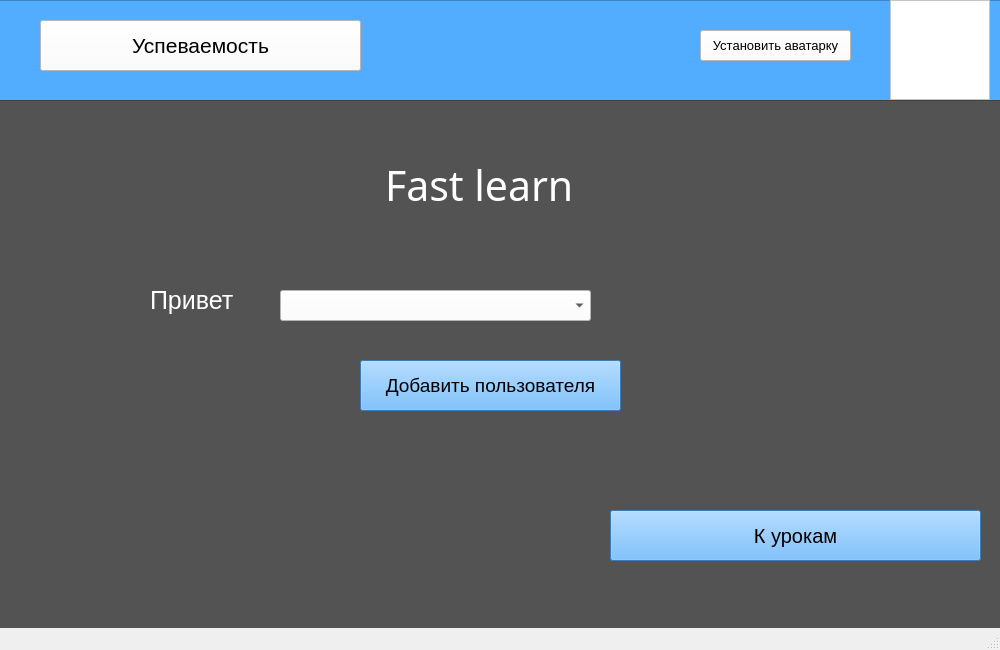
<?xml version="1.0" encoding="UTF-8"?>
<ui version="4.0">
 <class>MainWindow</class>
 <widget class="QMainWindow" name="MainWindow">
  <property name="enabled">
   <bool>true</bool>
  </property>
  <property name="geometry">
   <rect>
    <x>0</x>
    <y>0</y>
    <width>1000</width>
    <height>650</height>
   </rect>
  </property>
  <property name="minimumSize">
   <size>
    <width>1000</width>
    <height>650</height>
   </size>
  </property>
  <property name="maximumSize">
   <size>
    <width>1000</width>
    <height>650</height>
   </size>
  </property>
  <property name="windowTitle">
   <string>MainWindow</string>
  </property>
  <property name="styleSheet">
   <string notr="true"/>
  </property>
  <widget class="QWidget" name="centralwidget">
   <widget class="QFrame" name="frame">
    <property name="geometry">
     <rect>
      <x>-10</x>
      <y>0</y>
      <width>1071</width>
      <height>111</height>
     </rect>
    </property>
    <property name="styleSheet">
     <string notr="true">background-color: rgb(82, 172, 255);</string>
    </property>
    <property name="frameShape">
     <enum>QFrame::StyledPanel</enum>
    </property>
    <property name="frameShadow">
     <enum>QFrame::Raised</enum>
    </property>
    <widget class="QFrame" name="frame_3">
     <property name="geometry">
      <rect>
       <x>900</x>
       <y>0</y>
       <width>100</width>
       <height>100</height>
      </rect>
     </property>
     <property name="styleSheet">
      <string notr="true">background-color: rgb(255, 255, 255);</string>
     </property>
     <property name="frameShape">
      <enum>QFrame::StyledPanel</enum>
     </property>
     <property name="frameShadow">
      <enum>QFrame::Raised</enum>
     </property>
     <widget class="QLabel" name="photo">
      <property name="geometry">
       <rect>
        <x>10</x>
        <y>10</y>
        <width>80</width>
        <height>80</height>
       </rect>
      </property>
      <property name="text">
       <string/>
      </property>
     </widget>
    </widget>
    <widget class="QPushButton" name="btn_avatar">
     <property name="geometry">
      <rect>
       <x>710</x>
       <y>30</y>
       <width>151</width>
       <height>31</height>
      </rect>
     </property>
     <property name="font">
      <font>
       <pointsize>10</pointsize>
      </font>
     </property>
     <property name="styleSheet">
      <string notr="true">background-color: rgb(255, 255, 255);</string>
     </property>
     <property name="text">
      <string>Установить аватарку</string>
     </property>
    </widget>
    <widget class="QPushButton" name="btn_res">
     <property name="geometry">
      <rect>
       <x>50</x>
       <y>20</y>
       <width>321</width>
       <height>51</height>
      </rect>
     </property>
     <property name="font">
      <font>
       <pointsize>16</pointsize>
      </font>
     </property>
     <property name="styleSheet">
      <string notr="true">background-color: rgb(255, 255, 255);</string>
     </property>
     <property name="text">
      <string>Успеваемость</string>
     </property>
    </widget>
   </widget>
   <widget class="QFrame" name="frame_2">
    <property name="geometry">
     <rect>
      <x>-10</x>
      <y>100</y>
      <width>1181</width>
      <height>561</height>
     </rect>
    </property>
    <property name="styleSheet">
     <string notr="true">background-color: rgb(83, 83, 83);</string>
    </property>
    <property name="frameShape">
     <enum>QFrame::StyledPanel</enum>
    </property>
    <property name="frameShadow">
     <enum>QFrame::Raised</enum>
    </property>
    <widget class="QLabel" name="label">
     <property name="geometry">
      <rect>
       <x>395</x>
       <y>60</y>
       <width>210</width>
       <height>51</height>
      </rect>
     </property>
     <property name="palette">
      <palette>
       <active>
        <colorrole role="WindowText">
         <brush brushstyle="SolidPattern">
          <color alpha="255">
           <red>255</red>
           <green>255</green>
           <blue>255</blue>
          </color>
         </brush>
        </colorrole>
        <colorrole role="Button">
         <brush brushstyle="SolidPattern">
          <color alpha="255">
           <red>83</red>
           <green>83</green>
           <blue>83</blue>
          </color>
         </brush>
        </colorrole>
        <colorrole role="Light">
         <brush brushstyle="SolidPattern">
          <color alpha="255">
           <red>135</red>
           <green>135</green>
           <blue>135</blue>
          </color>
         </brush>
        </colorrole>
        <colorrole role="Midlight">
         <brush brushstyle="SolidPattern">
          <color alpha="255">
           <red>112</red>
           <green>112</green>
           <blue>112</blue>
          </color>
         </brush>
        </colorrole>
        <colorrole role="Dark">
         <brush brushstyle="SolidPattern">
          <color alpha="255">
           <red>45</red>
           <green>45</green>
           <blue>45</blue>
          </color>
         </brush>
        </colorrole>
        <colorrole role="Mid">
         <brush brushstyle="SolidPattern">
          <color alpha="255">
           <red>60</red>
           <green>60</green>
           <blue>60</blue>
          </color>
         </brush>
        </colorrole>
        <colorrole role="Text">
         <brush brushstyle="SolidPattern">
          <color alpha="255">
           <red>255</red>
           <green>255</green>
           <blue>255</blue>
          </color>
         </brush>
        </colorrole>
        <colorrole role="BrightText">
         <brush brushstyle="SolidPattern">
          <color alpha="255">
           <red>255</red>
           <green>255</green>
           <blue>255</blue>
          </color>
         </brush>
        </colorrole>
        <colorrole role="ButtonText">
         <brush brushstyle="SolidPattern">
          <color alpha="255">
           <red>255</red>
           <green>255</green>
           <blue>255</blue>
          </color>
         </brush>
        </colorrole>
        <colorrole role="Base">
         <brush brushstyle="SolidPattern">
          <color alpha="255">
           <red>83</red>
           <green>83</green>
           <blue>83</blue>
          </color>
         </brush>
        </colorrole>
        <colorrole role="Window">
         <brush brushstyle="SolidPattern">
          <color alpha="255">
           <red>83</red>
           <green>83</green>
           <blue>83</blue>
          </color>
         </brush>
        </colorrole>
        <colorrole role="Shadow">
         <brush brushstyle="SolidPattern">
          <color alpha="255">
           <red>0</red>
           <green>0</green>
           <blue>0</blue>
          </color>
         </brush>
        </colorrole>
        <colorrole role="AlternateBase">
         <brush brushstyle="SolidPattern">
          <color alpha="255">
           <red>45</red>
           <green>45</green>
           <blue>45</blue>
          </color>
         </brush>
        </colorrole>
        <colorrole role="ToolTipBase">
         <brush brushstyle="SolidPattern">
          <color alpha="255">
           <red>255</red>
           <green>255</green>
           <blue>220</blue>
          </color>
         </brush>
        </colorrole>
        <colorrole role="ToolTipText">
         <brush brushstyle="SolidPattern">
          <color alpha="255">
           <red>0</red>
           <green>0</green>
           <blue>0</blue>
          </color>
         </brush>
        </colorrole>
       </active>
       <inactive>
        <colorrole role="WindowText">
         <brush brushstyle="SolidPattern">
          <color alpha="255">
           <red>255</red>
           <green>255</green>
           <blue>255</blue>
          </color>
         </brush>
        </colorrole>
        <colorrole role="Button">
         <brush brushstyle="SolidPattern">
          <color alpha="255">
           <red>83</red>
           <green>83</green>
           <blue>83</blue>
          </color>
         </brush>
        </colorrole>
        <colorrole role="Light">
         <brush brushstyle="SolidPattern">
          <color alpha="255">
           <red>135</red>
           <green>135</green>
           <blue>135</blue>
          </color>
         </brush>
        </colorrole>
        <colorrole role="Midlight">
         <brush brushstyle="SolidPattern">
          <color alpha="255">
           <red>112</red>
           <green>112</green>
           <blue>112</blue>
          </color>
         </brush>
        </colorrole>
        <colorrole role="Dark">
         <brush brushstyle="SolidPattern">
          <color alpha="255">
           <red>45</red>
           <green>45</green>
           <blue>45</blue>
          </color>
         </brush>
        </colorrole>
        <colorrole role="Mid">
         <brush brushstyle="SolidPattern">
          <color alpha="255">
           <red>60</red>
           <green>60</green>
           <blue>60</blue>
          </color>
         </brush>
        </colorrole>
        <colorrole role="Text">
         <brush brushstyle="SolidPattern">
          <color alpha="255">
           <red>255</red>
           <green>255</green>
           <blue>255</blue>
          </color>
         </brush>
        </colorrole>
        <colorrole role="BrightText">
         <brush brushstyle="SolidPattern">
          <color alpha="255">
           <red>255</red>
           <green>255</green>
           <blue>255</blue>
          </color>
         </brush>
        </colorrole>
        <colorrole role="ButtonText">
         <brush brushstyle="SolidPattern">
          <color alpha="255">
           <red>255</red>
           <green>255</green>
           <blue>255</blue>
          </color>
         </brush>
        </colorrole>
        <colorrole role="Base">
         <brush brushstyle="SolidPattern">
          <color alpha="255">
           <red>83</red>
           <green>83</green>
           <blue>83</blue>
          </color>
         </brush>
        </colorrole>
        <colorrole role="Window">
         <brush brushstyle="SolidPattern">
          <color alpha="255">
           <red>83</red>
           <green>83</green>
           <blue>83</blue>
          </color>
         </brush>
        </colorrole>
        <colorrole role="Shadow">
         <brush brushstyle="SolidPattern">
          <color alpha="255">
           <red>0</red>
           <green>0</green>
           <blue>0</blue>
          </color>
         </brush>
        </colorrole>
        <colorrole role="AlternateBase">
         <brush brushstyle="SolidPattern">
          <color alpha="255">
           <red>45</red>
           <green>45</green>
           <blue>45</blue>
          </color>
         </brush>
        </colorrole>
        <colorrole role="ToolTipBase">
         <brush brushstyle="SolidPattern">
          <color alpha="255">
           <red>255</red>
           <green>255</green>
           <blue>220</blue>
          </color>
         </brush>
        </colorrole>
        <colorrole role="ToolTipText">
         <brush brushstyle="SolidPattern">
          <color alpha="255">
           <red>0</red>
           <green>0</green>
           <blue>0</blue>
          </color>
         </brush>
        </colorrole>
       </inactive>
       <disabled>
        <colorrole role="WindowText">
         <brush brushstyle="SolidPattern">
          <color alpha="255">
           <red>45</red>
           <green>45</green>
           <blue>45</blue>
          </color>
         </brush>
        </colorrole>
        <colorrole role="Button">
         <brush brushstyle="SolidPattern">
          <color alpha="255">
           <red>83</red>
           <green>83</green>
           <blue>83</blue>
          </color>
         </brush>
        </colorrole>
        <colorrole role="Light">
         <brush brushstyle="SolidPattern">
          <color alpha="255">
           <red>135</red>
           <green>135</green>
           <blue>135</blue>
          </color>
         </brush>
        </colorrole>
        <colorrole role="Midlight">
         <brush brushstyle="SolidPattern">
          <color alpha="255">
           <red>112</red>
           <green>112</green>
           <blue>112</blue>
          </color>
         </brush>
        </colorrole>
        <colorrole role="Dark">
         <brush brushstyle="SolidPattern">
          <color alpha="255">
           <red>45</red>
           <green>45</green>
           <blue>45</blue>
          </color>
         </brush>
        </colorrole>
        <colorrole role="Mid">
         <brush brushstyle="SolidPattern">
          <color alpha="255">
           <red>60</red>
           <green>60</green>
           <blue>60</blue>
          </color>
         </brush>
        </colorrole>
        <colorrole role="Text">
         <brush brushstyle="SolidPattern">
          <color alpha="255">
           <red>45</red>
           <green>45</green>
           <blue>45</blue>
          </color>
         </brush>
        </colorrole>
        <colorrole role="BrightText">
         <brush brushstyle="SolidPattern">
          <color alpha="255">
           <red>255</red>
           <green>255</green>
           <blue>255</blue>
          </color>
         </brush>
        </colorrole>
        <colorrole role="ButtonText">
         <brush brushstyle="SolidPattern">
          <color alpha="255">
           <red>45</red>
           <green>45</green>
           <blue>45</blue>
          </color>
         </brush>
        </colorrole>
        <colorrole role="Base">
         <brush brushstyle="SolidPattern">
          <color alpha="255">
           <red>83</red>
           <green>83</green>
           <blue>83</blue>
          </color>
         </brush>
        </colorrole>
        <colorrole role="Window">
         <brush brushstyle="SolidPattern">
          <color alpha="255">
           <red>83</red>
           <green>83</green>
           <blue>83</blue>
          </color>
         </brush>
        </colorrole>
        <colorrole role="Shadow">
         <brush brushstyle="SolidPattern">
          <color alpha="255">
           <red>0</red>
           <green>0</green>
           <blue>0</blue>
          </color>
         </brush>
        </colorrole>
        <colorrole role="AlternateBase">
         <brush brushstyle="SolidPattern">
          <color alpha="255">
           <red>90</red>
           <green>90</green>
           <blue>90</blue>
          </color>
         </brush>
        </colorrole>
        <colorrole role="ToolTipBase">
         <brush brushstyle="SolidPattern">
          <color alpha="255">
           <red>255</red>
           <green>255</green>
           <blue>220</blue>
          </color>
         </brush>
        </colorrole>
        <colorrole role="ToolTipText">
         <brush brushstyle="SolidPattern">
          <color alpha="255">
           <red>0</red>
           <green>0</green>
           <blue>0</blue>
          </color>
         </brush>
        </colorrole>
       </disabled>
      </palette>
     </property>
     <property name="font">
      <font>
       <family>TruthCYR Bold</family>
       <pointsize>31</pointsize>
      </font>
     </property>
     <property name="cursor">
      <cursorShape>ArrowCursor</cursorShape>
     </property>
     <property name="text">
      <string>Fast learn</string>
     </property>
    </widget>
    <widget class="QLabel" name="label_2">
     <property name="geometry">
      <rect>
       <x>160</x>
       <y>180</y>
       <width>111</width>
       <height>41</height>
      </rect>
     </property>
     <property name="palette">
      <palette>
       <active>
        <colorrole role="WindowText">
         <brush brushstyle="SolidPattern">
          <color alpha="255">
           <red>255</red>
           <green>255</green>
           <blue>255</blue>
          </color>
         </brush>
        </colorrole>
        <colorrole role="Button">
         <brush brushstyle="SolidPattern">
          <color alpha="255">
           <red>83</red>
           <green>83</green>
           <blue>83</blue>
          </color>
         </brush>
        </colorrole>
        <colorrole role="Light">
         <brush brushstyle="SolidPattern">
          <color alpha="255">
           <red>156</red>
           <green>156</green>
           <blue>156</blue>
          </color>
         </brush>
        </colorrole>
        <colorrole role="Midlight">
         <brush brushstyle="SolidPattern">
          <color alpha="255">
           <red>130</red>
           <green>130</green>
           <blue>130</blue>
          </color>
         </brush>
        </colorrole>
        <colorrole role="Dark">
         <brush brushstyle="SolidPattern">
          <color alpha="255">
           <red>52</red>
           <green>52</green>
           <blue>52</blue>
          </color>
         </brush>
        </colorrole>
        <colorrole role="Mid">
         <brush brushstyle="SolidPattern">
          <color alpha="255">
           <red>69</red>
           <green>69</green>
           <blue>69</blue>
          </color>
         </brush>
        </colorrole>
        <colorrole role="Text">
         <brush brushstyle="SolidPattern">
          <color alpha="255">
           <red>255</red>
           <green>255</green>
           <blue>255</blue>
          </color>
         </brush>
        </colorrole>
        <colorrole role="BrightText">
         <brush brushstyle="SolidPattern">
          <color alpha="255">
           <red>255</red>
           <green>255</green>
           <blue>255</blue>
          </color>
         </brush>
        </colorrole>
        <colorrole role="ButtonText">
         <brush brushstyle="SolidPattern">
          <color alpha="255">
           <red>255</red>
           <green>255</green>
           <blue>255</blue>
          </color>
         </brush>
        </colorrole>
        <colorrole role="Base">
         <brush brushstyle="SolidPattern">
          <color alpha="255">
           <red>83</red>
           <green>83</green>
           <blue>83</blue>
          </color>
         </brush>
        </colorrole>
        <colorrole role="Window">
         <brush brushstyle="SolidPattern">
          <color alpha="255">
           <red>83</red>
           <green>83</green>
           <blue>83</blue>
          </color>
         </brush>
        </colorrole>
        <colorrole role="Shadow">
         <brush brushstyle="SolidPattern">
          <color alpha="255">
           <red>0</red>
           <green>0</green>
           <blue>0</blue>
          </color>
         </brush>
        </colorrole>
        <colorrole role="AlternateBase">
         <brush brushstyle="SolidPattern">
          <color alpha="255">
           <red>52</red>
           <green>52</green>
           <blue>52</blue>
          </color>
         </brush>
        </colorrole>
        <colorrole role="ToolTipBase">
         <brush brushstyle="SolidPattern">
          <color alpha="255">
           <red>255</red>
           <green>255</green>
           <blue>220</blue>
          </color>
         </brush>
        </colorrole>
        <colorrole role="ToolTipText">
         <brush brushstyle="SolidPattern">
          <color alpha="255">
           <red>0</red>
           <green>0</green>
           <blue>0</blue>
          </color>
         </brush>
        </colorrole>
       </active>
       <inactive>
        <colorrole role="WindowText">
         <brush brushstyle="SolidPattern">
          <color alpha="255">
           <red>255</red>
           <green>255</green>
           <blue>255</blue>
          </color>
         </brush>
        </colorrole>
        <colorrole role="Button">
         <brush brushstyle="SolidPattern">
          <color alpha="255">
           <red>83</red>
           <green>83</green>
           <blue>83</blue>
          </color>
         </brush>
        </colorrole>
        <colorrole role="Light">
         <brush brushstyle="SolidPattern">
          <color alpha="255">
           <red>156</red>
           <green>156</green>
           <blue>156</blue>
          </color>
         </brush>
        </colorrole>
        <colorrole role="Midlight">
         <brush brushstyle="SolidPattern">
          <color alpha="255">
           <red>130</red>
           <green>130</green>
           <blue>130</blue>
          </color>
         </brush>
        </colorrole>
        <colorrole role="Dark">
         <brush brushstyle="SolidPattern">
          <color alpha="255">
           <red>52</red>
           <green>52</green>
           <blue>52</blue>
          </color>
         </brush>
        </colorrole>
        <colorrole role="Mid">
         <brush brushstyle="SolidPattern">
          <color alpha="255">
           <red>69</red>
           <green>69</green>
           <blue>69</blue>
          </color>
         </brush>
        </colorrole>
        <colorrole role="Text">
         <brush brushstyle="SolidPattern">
          <color alpha="255">
           <red>255</red>
           <green>255</green>
           <blue>255</blue>
          </color>
         </brush>
        </colorrole>
        <colorrole role="BrightText">
         <brush brushstyle="SolidPattern">
          <color alpha="255">
           <red>255</red>
           <green>255</green>
           <blue>255</blue>
          </color>
         </brush>
        </colorrole>
        <colorrole role="ButtonText">
         <brush brushstyle="SolidPattern">
          <color alpha="255">
           <red>255</red>
           <green>255</green>
           <blue>255</blue>
          </color>
         </brush>
        </colorrole>
        <colorrole role="Base">
         <brush brushstyle="SolidPattern">
          <color alpha="255">
           <red>83</red>
           <green>83</green>
           <blue>83</blue>
          </color>
         </brush>
        </colorrole>
        <colorrole role="Window">
         <brush brushstyle="SolidPattern">
          <color alpha="255">
           <red>83</red>
           <green>83</green>
           <blue>83</blue>
          </color>
         </brush>
        </colorrole>
        <colorrole role="Shadow">
         <brush brushstyle="SolidPattern">
          <color alpha="255">
           <red>0</red>
           <green>0</green>
           <blue>0</blue>
          </color>
         </brush>
        </colorrole>
        <colorrole role="AlternateBase">
         <brush brushstyle="SolidPattern">
          <color alpha="255">
           <red>52</red>
           <green>52</green>
           <blue>52</blue>
          </color>
         </brush>
        </colorrole>
        <colorrole role="ToolTipBase">
         <brush brushstyle="SolidPattern">
          <color alpha="255">
           <red>255</red>
           <green>255</green>
           <blue>220</blue>
          </color>
         </brush>
        </colorrole>
        <colorrole role="ToolTipText">
         <brush brushstyle="SolidPattern">
          <color alpha="255">
           <red>0</red>
           <green>0</green>
           <blue>0</blue>
          </color>
         </brush>
        </colorrole>
       </inactive>
       <disabled>
        <colorrole role="WindowText">
         <brush brushstyle="SolidPattern">
          <color alpha="255">
           <red>52</red>
           <green>52</green>
           <blue>52</blue>
          </color>
         </brush>
        </colorrole>
        <colorrole role="Button">
         <brush brushstyle="SolidPattern">
          <color alpha="255">
           <red>83</red>
           <green>83</green>
           <blue>83</blue>
          </color>
         </brush>
        </colorrole>
        <colorrole role="Light">
         <brush brushstyle="SolidPattern">
          <color alpha="255">
           <red>156</red>
           <green>156</green>
           <blue>156</blue>
          </color>
         </brush>
        </colorrole>
        <colorrole role="Midlight">
         <brush brushstyle="SolidPattern">
          <color alpha="255">
           <red>130</red>
           <green>130</green>
           <blue>130</blue>
          </color>
         </brush>
        </colorrole>
        <colorrole role="Dark">
         <brush brushstyle="SolidPattern">
          <color alpha="255">
           <red>52</red>
           <green>52</green>
           <blue>52</blue>
          </color>
         </brush>
        </colorrole>
        <colorrole role="Mid">
         <brush brushstyle="SolidPattern">
          <color alpha="255">
           <red>69</red>
           <green>69</green>
           <blue>69</blue>
          </color>
         </brush>
        </colorrole>
        <colorrole role="Text">
         <brush brushstyle="SolidPattern">
          <color alpha="255">
           <red>52</red>
           <green>52</green>
           <blue>52</blue>
          </color>
         </brush>
        </colorrole>
        <colorrole role="BrightText">
         <brush brushstyle="SolidPattern">
          <color alpha="255">
           <red>255</red>
           <green>255</green>
           <blue>255</blue>
          </color>
         </brush>
        </colorrole>
        <colorrole role="ButtonText">
         <brush brushstyle="SolidPattern">
          <color alpha="255">
           <red>52</red>
           <green>52</green>
           <blue>52</blue>
          </color>
         </brush>
        </colorrole>
        <colorrole role="Base">
         <brush brushstyle="SolidPattern">
          <color alpha="255">
           <red>83</red>
           <green>83</green>
           <blue>83</blue>
          </color>
         </brush>
        </colorrole>
        <colorrole role="Window">
         <brush brushstyle="SolidPattern">
          <color alpha="255">
           <red>83</red>
           <green>83</green>
           <blue>83</blue>
          </color>
         </brush>
        </colorrole>
        <colorrole role="Shadow">
         <brush brushstyle="SolidPattern">
          <color alpha="255">
           <red>0</red>
           <green>0</green>
           <blue>0</blue>
          </color>
         </brush>
        </colorrole>
        <colorrole role="AlternateBase">
         <brush brushstyle="SolidPattern">
          <color alpha="255">
           <red>104</red>
           <green>104</green>
           <blue>104</blue>
          </color>
         </brush>
        </colorrole>
        <colorrole role="ToolTipBase">
         <brush brushstyle="SolidPattern">
          <color alpha="255">
           <red>255</red>
           <green>255</green>
           <blue>220</blue>
          </color>
         </brush>
        </colorrole>
        <colorrole role="ToolTipText">
         <brush brushstyle="SolidPattern">
          <color alpha="255">
           <red>0</red>
           <green>0</green>
           <blue>0</blue>
          </color>
         </brush>
        </colorrole>
       </disabled>
      </palette>
     </property>
     <property name="font">
      <font>
       <pointsize>19</pointsize>
      </font>
     </property>
     <property name="text">
      <string>Привет</string>
     </property>
    </widget>
    <widget class="QPushButton" name="btn_start">
     <property name="geometry">
      <rect>
       <x>620</x>
       <y>410</y>
       <width>371</width>
       <height>51</height>
      </rect>
     </property>
     <property name="font">
      <font>
       <pointsize>15</pointsize>
      </font>
     </property>
     <property name="styleSheet">
      <string notr="true">background-color: rgb(82, 172, 255);</string>
     </property>
     <property name="text">
      <string>К урокам</string>
     </property>
    </widget>
    <widget class="QComboBox" name="names">
     <property name="geometry">
      <rect>
       <x>290</x>
       <y>190</y>
       <width>311</width>
       <height>31</height>
      </rect>
     </property>
     <property name="font">
      <font>
       <family>MS Shell Dlg 2</family>
       <pointsize>8</pointsize>
       <weight>9</weight>
       <italic>false</italic>
       <bold>false</bold>
      </font>
     </property>
     <property name="styleSheet">
      <string notr="true">background-color: rgb(255, 255, 255);
font: 75 8pt &quot;MS Shell Dlg 2&quot;;</string>
     </property>
    </widget>
    <widget class="QPushButton" name="btn_add">
     <property name="geometry">
      <rect>
       <x>370</x>
       <y>260</y>
       <width>261</width>
       <height>51</height>
      </rect>
     </property>
     <property name="font">
      <font>
       <pointsize>14</pointsize>
      </font>
     </property>
     <property name="styleSheet">
      <string notr="true">background-color: rgb(82, 172, 255);</string>
     </property>
     <property name="text">
      <string>Добавить пользователя</string>
     </property>
    </widget>
   </widget>
  </widget>
  <widget class="QStatusBar" name="statusbar"/>
 </widget>
 <resources/>
 <connections/>
</ui>
